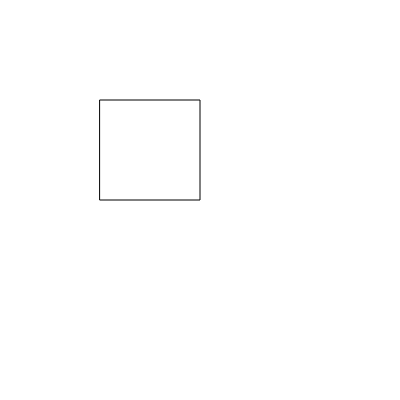
Frame 1 (no input)
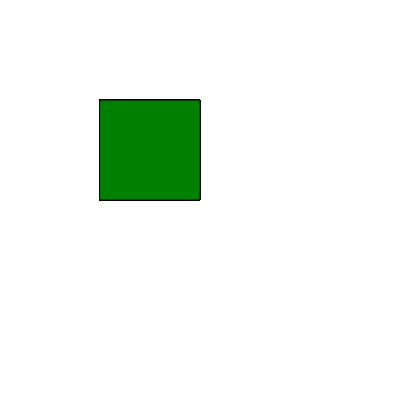
Frame 60 (no input)
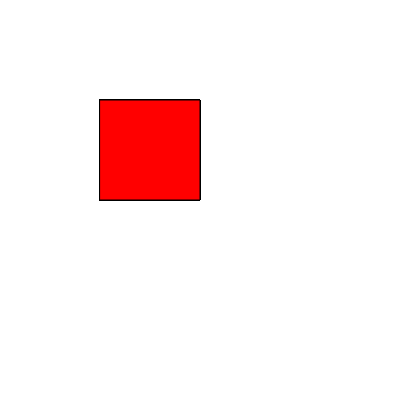
Frame 120 (the mouse pressed at the canvas centre since frame 60)

The p5.js sketch that drew these frames (run headless with seeded random() and noise() and a simulated clock; from frame 60 on, the mouse is pressed at the canvas centre):

// p5.js sketch
// ── sketch.js
function setup() {
  createCanvas(400, 400);
  background("white");
}

function draw() {
  
  //fill("red");
  //stroke("black");
  rect(100, 100, 100, 100);
  
  
  if(mouseIsPressed){
    //rect(mouseX, mouseY, 20, 35);
    fill("red");
  }else{
    fill("green");
  }
}
